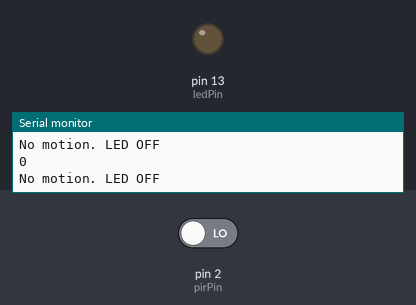
Recording of a sketch running on a simulated Arduino Uno, built with avr-gcc and run on an emulated ATmega328P. Shown: output pins drawn as LEDs (lit = HIGH), the last lines printed to the serial monitor. Inputs (shaded band) come from the test bench; at power-on: pin 2 (pirPin) LOW.

Above: at 1.2 s.
1.3 s: pin 2 (pirPin) driven HIGH
At 2.5 s:
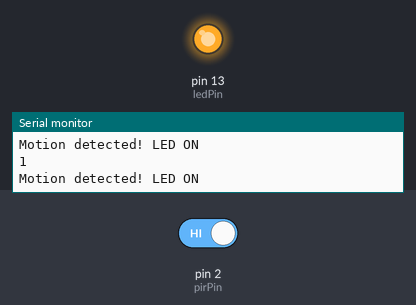
2.8 s: pin 2 (pirPin) driven LOW
At 3.9 s:
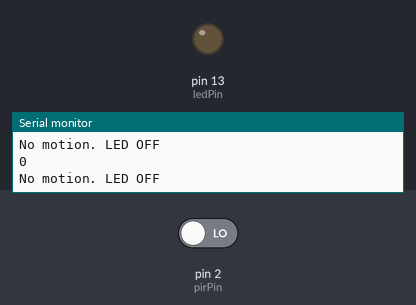
Timing chart, 0 to 5.8 s (numbered marks = the images above; inputs shaded):
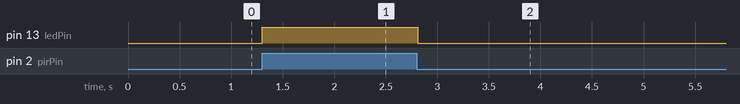

Measured:
- after the input at 1.3 s, pin 13 (ledPin): LOW → HIGH at once
- after the input at 2.8 s, pin 13 (ledPin): HIGH → LOW at once

The sketch:

sketch_feb4a.ino
```cpp
const int pirPin = 2;
const int ledPin = 13;

int pirState = LOW;
int pirValue = 0;

void setup() {
  Serial.begin(9600);
  pinMode(pirPin, INPUT);
  pinMode(ledPin, OUTPUT);
}

void loop() {
  pirValue = digitalRead(pirPin);
  Serial.println(pirValue);

  if (pirValue == HIGH) {
    digitalWrite(ledPin, HIGH);
    Serial.println("Motion detected! LED ON");
  } else {
    digitalWrite(ledPin, LOW);
    Serial.println("No motion. LED OFF");
  }

  delay(100);
}
```
